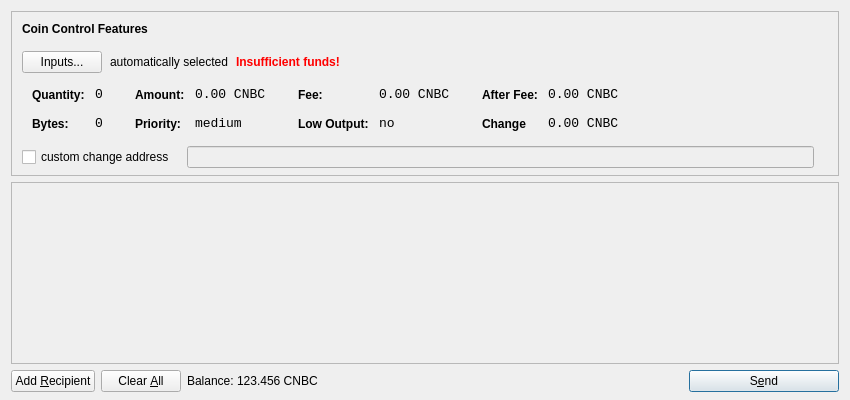
<?xml version="1.0" encoding="UTF-8"?>
<ui version="4.0">
 <class>SendCoinsDialog</class>
 <widget class="QDialog" name="SendCoinsDialog">
  <property name="geometry">
   <rect>
    <x>0</x>
    <y>0</y>
    <width>850</width>
    <height>400</height>
   </rect>
  </property>
  <property name="windowTitle">
   <string>Send Coins</string>
  </property>
  <layout class="QVBoxLayout" name="verticalLayout" stretch="0,1,0">
   <property name="bottomMargin">
    <number>8</number>
   </property>
   <item>
    <widget class="QFrame" name="frameCoinControl">
     <property name="sizePolicy">
      <sizepolicy hsizetype="Expanding" vsizetype="Expanding">
       <horstretch>0</horstretch>
       <verstretch>0</verstretch>
      </sizepolicy>
     </property>
     <property name="maximumSize">
      <size>
       <width>16777215</width>
       <height>16777215</height>
      </size>
     </property>
     <property name="frameShape">
      <enum>QFrame::StyledPanel</enum>
     </property>
     <property name="frameShadow">
      <enum>QFrame::Sunken</enum>
     </property>
     <layout class="QVBoxLayout" name="verticalLayoutCoinControl2">
      <property name="spacing">
       <number>-1</number>
      </property>
      <property name="leftMargin">
       <number>0</number>
      </property>
      <property name="topMargin">
       <number>0</number>
      </property>
      <property name="rightMargin">
       <number>0</number>
      </property>
      <property name="bottomMargin">
       <number>6</number>
      </property>
      <item>
       <layout class="QVBoxLayout" name="verticalLayoutCoinControl" stretch="0,0,0,0,1">
        <property name="spacing">
         <number>0</number>
        </property>
        <property name="leftMargin">
         <number>10</number>
        </property>
        <property name="topMargin">
         <number>10</number>
        </property>
        <item>
         <layout class="QHBoxLayout" name="horizontalLayoutCoinControl1">
          <property name="bottomMargin">
           <number>15</number>
          </property>
          <item>
           <widget class="QLabel" name="labelCoinControlFeatures">
            <property name="sizePolicy">
             <sizepolicy hsizetype="Preferred" vsizetype="Maximum">
              <horstretch>0</horstretch>
              <verstretch>0</verstretch>
             </sizepolicy>
            </property>
            <property name="font">
             <font>
              <weight>75</weight>
              <bold>true</bold>
             </font>
            </property>
            <property name="styleSheet">
             <string notr="true">font-weight:bold;</string>
            </property>
            <property name="text">
             <string>Coin Control Features</string>
            </property>
           </widget>
          </item>
         </layout>
        </item>
        <item>
         <layout class="QHBoxLayout" name="horizontalLayoutCoinControl2" stretch="0,0,0,0">
          <property name="spacing">
           <number>8</number>
          </property>
          <property name="bottomMargin">
           <number>10</number>
          </property>
          <item>
           <widget class="QPushButton" name="pushButtonCoinControl">
            <property name="styleSheet">
             <string notr="true"/>
            </property>
            <property name="text">
             <string>Inputs...</string>
            </property>
           </widget>
          </item>
          <item>
           <widget class="QLabel" name="labelCoinControlAutomaticallySelected">
            <property name="text">
             <string>automatically selected</string>
            </property>
            <property name="margin">
             <number>5</number>
            </property>
           </widget>
          </item>
          <item>
           <widget class="QLabel" name="labelCoinControlInsuffFunds">
            <property name="font">
             <font>
              <weight>75</weight>
              <bold>true</bold>
             </font>
            </property>
            <property name="styleSheet">
             <string notr="true">color:red;font-weight:bold;</string>
            </property>
            <property name="text">
             <string>Insufficient funds!</string>
            </property>
            <property name="margin">
             <number>5</number>
            </property>
           </widget>
          </item>
          <item>
           <spacer name="horizontalSpacerCoinControl">
            <property name="orientation">
             <enum>Qt::Horizontal</enum>
            </property>
            <property name="sizeHint" stdset="0">
             <size>
              <width>40</width>
              <height>1</height>
             </size>
            </property>
           </spacer>
          </item>
         </layout>
        </item>
        <item>
         <widget class="QWidget" name="widgetCoinControl" native="true">
          <property name="sizePolicy">
           <sizepolicy hsizetype="Preferred" vsizetype="Preferred">
            <horstretch>0</horstretch>
            <verstretch>0</verstretch>
           </sizepolicy>
          </property>
          <property name="minimumSize">
           <size>
            <width>0</width>
            <height>0</height>
           </size>
          </property>
          <property name="styleSheet">
           <string notr="true"/>
          </property>
          <layout class="QHBoxLayout" name="horizontalLayoutCoinControl5">
           <property name="margin">
            <number>0</number>
           </property>
           <item>
            <layout class="QHBoxLayout" name="horizontalLayoutCoinControl3" stretch="0,0,0,1">
             <property name="spacing">
              <number>20</number>
             </property>
             <property name="topMargin">
              <number>0</number>
             </property>
             <property name="bottomMargin">
              <number>10</number>
             </property>
             <item>
              <layout class="QFormLayout" name="formLayoutCoinControl1">
               <property name="horizontalSpacing">
                <number>10</number>
               </property>
               <property name="verticalSpacing">
                <number>14</number>
               </property>
               <property name="leftMargin">
                <number>10</number>
               </property>
               <property name="topMargin">
                <number>4</number>
               </property>
               <property name="rightMargin">
                <number>6</number>
               </property>
               <item row="0" column="0">
                <widget class="QLabel" name="labelCoinControlQuantityText">
                 <property name="styleSheet">
                  <string notr="true">font-weight:bold;</string>
                 </property>
                 <property name="text">
                  <string>Quantity:</string>
                 </property>
                 <property name="margin">
                  <number>0</number>
                 </property>
                </widget>
               </item>
               <item row="0" column="1">
                <widget class="QLabel" name="labelCoinControlQuantity">
                 <property name="font">
                  <font>
                   <family>Monospace</family>
                   <pointsize>10</pointsize>
                  </font>
                 </property>
                 <property name="cursor">
                  <cursorShape>IBeamCursor</cursorShape>
                 </property>
                 <property name="contextMenuPolicy">
                  <enum>Qt::ActionsContextMenu</enum>
                 </property>
                 <property name="text">
                  <string>0</string>
                 </property>
                 <property name="margin">
                  <number>0</number>
                 </property>
                 <property name="textInteractionFlags">
                  <set>Qt::LinksAccessibleByMouse|Qt::TextSelectableByKeyboard|Qt::TextSelectableByMouse</set>
                 </property>
                </widget>
               </item>
               <item row="1" column="0">
                <widget class="QLabel" name="labelCoinControlBytesText">
                 <property name="styleSheet">
                  <string notr="true">font-weight:bold;</string>
                 </property>
                 <property name="text">
                  <string>Bytes:</string>
                 </property>
                </widget>
               </item>
               <item row="1" column="1">
                <widget class="QLabel" name="labelCoinControlBytes">
                 <property name="font">
                  <font>
                   <family>Monospace</family>
                   <pointsize>10</pointsize>
                  </font>
                 </property>
                 <property name="cursor">
                  <cursorShape>IBeamCursor</cursorShape>
                 </property>
                 <property name="contextMenuPolicy">
                  <enum>Qt::ActionsContextMenu</enum>
                 </property>
                 <property name="text">
                  <string>0</string>
                 </property>
                 <property name="textInteractionFlags">
                  <set>Qt::LinksAccessibleByMouse|Qt::TextSelectableByKeyboard|Qt::TextSelectableByMouse</set>
                 </property>
                </widget>
               </item>
              </layout>
             </item>
             <item>
              <layout class="QFormLayout" name="formLayoutCoinControl2">
               <property name="horizontalSpacing">
                <number>10</number>
               </property>
               <property name="verticalSpacing">
                <number>14</number>
               </property>
               <property name="leftMargin">
                <number>6</number>
               </property>
               <property name="topMargin">
                <number>4</number>
               </property>
               <property name="rightMargin">
                <number>6</number>
               </property>
               <item row="0" column="0">
                <widget class="QLabel" name="labelCoinControlAmountText">
                 <property name="styleSheet">
                  <string notr="true">font-weight:bold;</string>
                 </property>
                 <property name="text">
                  <string>Amount:</string>
                 </property>
                 <property name="margin">
                  <number>0</number>
                 </property>
                </widget>
               </item>
               <item row="0" column="1">
                <widget class="QLabel" name="labelCoinControlAmount">
                 <property name="font">
                  <font>
                   <family>Monospace</family>
                   <pointsize>10</pointsize>
                  </font>
                 </property>
                 <property name="cursor">
                  <cursorShape>IBeamCursor</cursorShape>
                 </property>
                 <property name="contextMenuPolicy">
                  <enum>Qt::ActionsContextMenu</enum>
                 </property>
                 <property name="text">
                  <string>0.00 CNBC</string>
                 </property>
                 <property name="textInteractionFlags">
                  <set>Qt::LinksAccessibleByMouse|Qt::TextSelectableByKeyboard|Qt::TextSelectableByMouse</set>
                 </property>
                </widget>
               </item>
               <item row="1" column="0">
                <widget class="QLabel" name="labelCoinControlPriorityText">
                 <property name="styleSheet">
                  <string notr="true">font-weight:bold;</string>
                 </property>
                 <property name="text">
                  <string>Priority:</string>
                 </property>
                </widget>
               </item>
               <item row="1" column="1">
                <widget class="QLabel" name="labelCoinControlPriority">
                 <property name="font">
                  <font>
                   <family>Monospace</family>
                   <pointsize>10</pointsize>
                  </font>
                 </property>
                 <property name="cursor">
                  <cursorShape>IBeamCursor</cursorShape>
                 </property>
                 <property name="contextMenuPolicy">
                  <enum>Qt::ActionsContextMenu</enum>
                 </property>
                 <property name="text">
                  <string>medium</string>
                 </property>
                 <property name="textInteractionFlags">
                  <set>Qt::LinksAccessibleByMouse|Qt::TextSelectableByKeyboard|Qt::TextSelectableByMouse</set>
                 </property>
                </widget>
               </item>
              </layout>
             </item>
             <item>
              <layout class="QFormLayout" name="formLayoutCoinControl3">
               <property name="horizontalSpacing">
                <number>10</number>
               </property>
               <property name="verticalSpacing">
                <number>14</number>
               </property>
               <property name="leftMargin">
                <number>6</number>
               </property>
               <property name="topMargin">
                <number>4</number>
               </property>
               <property name="rightMargin">
                <number>6</number>
               </property>
               <item row="0" column="0">
                <widget class="QLabel" name="labelCoinControlFeeText">
                 <property name="styleSheet">
                  <string notr="true">font-weight:bold;</string>
                 </property>
                 <property name="text">
                  <string>Fee:</string>
                 </property>
                 <property name="margin">
                  <number>0</number>
                 </property>
                </widget>
               </item>
               <item row="0" column="1">
                <widget class="QLabel" name="labelCoinControlFee">
                 <property name="font">
                  <font>
                   <family>Monospace</family>
                   <pointsize>10</pointsize>
                  </font>
                 </property>
                 <property name="cursor">
                  <cursorShape>IBeamCursor</cursorShape>
                 </property>
                 <property name="contextMenuPolicy">
                  <enum>Qt::ActionsContextMenu</enum>
                 </property>
                 <property name="text">
                  <string>0.00 CNBC</string>
                 </property>
                 <property name="textInteractionFlags">
                  <set>Qt::LinksAccessibleByMouse|Qt::TextSelectableByKeyboard|Qt::TextSelectableByMouse</set>
                 </property>
                </widget>
               </item>
               <item row="1" column="0">
                <widget class="QLabel" name="labelCoinControlLowOutputText">
                 <property name="styleSheet">
                  <string notr="true">font-weight:bold;</string>
                 </property>
                 <property name="text">
                  <string>Low Output:</string>
                 </property>
                </widget>
               </item>
               <item row="1" column="1">
                <widget class="QLabel" name="labelCoinControlLowOutput">
                 <property name="font">
                  <font>
                   <family>Monospace</family>
                   <pointsize>10</pointsize>
                  </font>
                 </property>
                 <property name="cursor">
                  <cursorShape>IBeamCursor</cursorShape>
                 </property>
                 <property name="contextMenuPolicy">
                  <enum>Qt::ActionsContextMenu</enum>
                 </property>
                 <property name="text">
                  <string>no</string>
                 </property>
                 <property name="textInteractionFlags">
                  <set>Qt::LinksAccessibleByMouse|Qt::TextSelectableByKeyboard|Qt::TextSelectableByMouse</set>
                 </property>
                </widget>
               </item>
              </layout>
             </item>
             <item>
              <layout class="QFormLayout" name="formLayoutCoinControl4">
               <property name="horizontalSpacing">
                <number>10</number>
               </property>
               <property name="verticalSpacing">
                <number>14</number>
               </property>
               <property name="leftMargin">
                <number>6</number>
               </property>
               <property name="topMargin">
                <number>4</number>
               </property>
               <property name="rightMargin">
                <number>6</number>
               </property>
               <item row="0" column="0">
                <widget class="QLabel" name="labelCoinControlAfterFeeText">
                 <property name="styleSheet">
                  <string notr="true">font-weight:bold;</string>
                 </property>
                 <property name="text">
                  <string>After Fee:</string>
                 </property>
                 <property name="margin">
                  <number>0</number>
                 </property>
                </widget>
               </item>
               <item row="0" column="1">
                <widget class="QLabel" name="labelCoinControlAfterFee">
                 <property name="font">
                  <font>
                   <family>Monospace</family>
                   <pointsize>10</pointsize>
                  </font>
                 </property>
                 <property name="cursor">
                  <cursorShape>IBeamCursor</cursorShape>
                 </property>
                 <property name="contextMenuPolicy">
                  <enum>Qt::ActionsContextMenu</enum>
                 </property>
                 <property name="text">
                  <string>0.00 CNBC</string>
                 </property>
                 <property name="textInteractionFlags">
                  <set>Qt::LinksAccessibleByMouse|Qt::TextSelectableByKeyboard|Qt::TextSelectableByMouse</set>
                 </property>
                </widget>
               </item>
               <item row="1" column="0">
                <widget class="QLabel" name="labelCoinControlChangeText">
                 <property name="styleSheet">
                  <string notr="true">font-weight:bold;</string>
                 </property>
                 <property name="text">
                  <string>Change</string>
                 </property>
                </widget>
               </item>
               <item row="1" column="1">
                <widget class="QLabel" name="labelCoinControlChange">
                 <property name="font">
                  <font>
                   <family>Monospace</family>
                   <pointsize>10</pointsize>
                  </font>
                 </property>
                 <property name="cursor">
                  <cursorShape>IBeamCursor</cursorShape>
                 </property>
                 <property name="contextMenuPolicy">
                  <enum>Qt::ActionsContextMenu</enum>
                 </property>
                 <property name="text">
                  <string>0.00 CNBC</string>
                 </property>
                 <property name="textInteractionFlags">
                  <set>Qt::LinksAccessibleByMouse|Qt::TextSelectableByKeyboard|Qt::TextSelectableByMouse</set>
                 </property>
                </widget>
               </item>
              </layout>
             </item>
            </layout>
           </item>
          </layout>
         </widget>
        </item>
        <item>
         <layout class="QHBoxLayout" name="horizontalLayoutCoinControl4" stretch="0,0,0">
          <property name="spacing">
           <number>12</number>
          </property>
          <property name="sizeConstraint">
           <enum>QLayout::SetDefaultConstraint</enum>
          </property>
          <property name="topMargin">
           <number>5</number>
          </property>
          <property name="rightMargin">
           <number>5</number>
          </property>
          <item>
           <widget class="QCheckBox" name="checkBoxCoinControlChange">
            <property name="text">
             <string>custom change address</string>
            </property>
           </widget>
          </item>
          <item>
           <widget class="QLineEdit" name="lineEditCoinControlChange">
            <property name="enabled">
             <bool>false</bool>
            </property>
            <property name="sizePolicy">
             <sizepolicy hsizetype="Expanding" vsizetype="Fixed">
              <horstretch>0</horstretch>
              <verstretch>0</verstretch>
             </sizepolicy>
            </property>
           </widget>
          </item>
          <item>
           <widget class="QLabel" name="labelCoinControlChangeLabel">
            <property name="sizePolicy">
             <sizepolicy hsizetype="Preferred" vsizetype="Expanding">
              <horstretch>0</horstretch>
              <verstretch>0</verstretch>
             </sizepolicy>
            </property>
            <property name="minimumSize">
             <size>
              <width>0</width>
              <height>0</height>
             </size>
            </property>
            <property name="text">
             <string/>
            </property>
            <property name="margin">
             <number>3</number>
            </property>
           </widget>
          </item>
         </layout>
        </item>
        <item>
         <spacer name="verticalSpacerCoinControl">
          <property name="orientation">
           <enum>Qt::Vertical</enum>
          </property>
          <property name="sizeHint" stdset="0">
           <size>
            <width>800</width>
            <height>1</height>
           </size>
          </property>
         </spacer>
        </item>
       </layout>
      </item>
     </layout>
    </widget>
   </item>
   <item>
    <widget class="QScrollArea" name="scrollArea">
     <property name="widgetResizable">
      <bool>true</bool>
     </property>
     <widget class="QWidget" name="scrollAreaWidgetContents">
      <property name="geometry">
       <rect>
        <x>0</x>
        <y>0</y>
        <width>830</width>
        <height>165</height>
       </rect>
      </property>
      <layout class="QVBoxLayout" name="verticalLayout_2">
       <property name="margin">
        <number>0</number>
       </property>
       <item>
        <layout class="QVBoxLayout" name="entries">
         <property name="spacing">
          <number>6</number>
         </property>
        </layout>
       </item>
       <item>
        <spacer name="verticalSpacer">
         <property name="orientation">
          <enum>Qt::Vertical</enum>
         </property>
         <property name="sizeHint" stdset="0">
          <size>
           <width>20</width>
           <height>40</height>
          </size>
         </property>
        </spacer>
       </item>
      </layout>
     </widget>
    </widget>
   </item>
   <item>
    <layout class="QHBoxLayout" name="horizontalLayout">
     <item>
      <widget class="QPushButton" name="addButton">
       <property name="toolTip">
        <string>Send to multiple recipients at once</string>
       </property>
       <property name="text">
        <string>Add &amp;Recipient</string>
       </property>
       <property name="icon">
        <iconset resource="../bitcoin.qrc">
         <normaloff>:/icons/add</normaloff>:/icons/add</iconset>
       </property>
       <property name="autoDefault">
        <bool>false</bool>
       </property>
      </widget>
     </item>
     <item>
      <widget class="QPushButton" name="clearButton">
       <property name="sizePolicy">
        <sizepolicy hsizetype="Minimum" vsizetype="Fixed">
         <horstretch>0</horstretch>
         <verstretch>0</verstretch>
        </sizepolicy>
       </property>
       <property name="toolTip">
        <string>Remove all transaction fields</string>
       </property>
       <property name="text">
        <string>Clear &amp;All</string>
       </property>
       <property name="icon">
        <iconset resource="../bitcoin.qrc">
         <normaloff>:/icons/remove</normaloff>:/icons/remove</iconset>
       </property>
       <property name="autoRepeatDelay">
        <number>300</number>
       </property>
       <property name="autoDefault">
        <bool>false</bool>
       </property>
      </widget>
     </item>
     <item>
      <layout class="QHBoxLayout" name="horizontalLayout_2">
       <property name="spacing">
        <number>3</number>
       </property>
       <item>
        <widget class="QLabel" name="label">
         <property name="sizePolicy">
          <sizepolicy hsizetype="Preferred" vsizetype="Fixed">
           <horstretch>0</horstretch>
           <verstretch>0</verstretch>
          </sizepolicy>
         </property>
         <property name="text">
          <string>Balance:</string>
         </property>
        </widget>
       </item>
       <item>
        <widget class="QLabel" name="labelBalance">
         <property name="sizePolicy">
          <sizepolicy hsizetype="Preferred" vsizetype="Fixed">
           <horstretch>0</horstretch>
           <verstretch>0</verstretch>
          </sizepolicy>
         </property>
         <property name="cursor">
          <cursorShape>IBeamCursor</cursorShape>
         </property>
         <property name="text">
          <string>123.456 CNBC</string>
         </property>
         <property name="textInteractionFlags">
          <set>Qt::LinksAccessibleByMouse|Qt::TextSelectableByKeyboard|Qt::TextSelectableByMouse</set>
         </property>
        </widget>
       </item>
      </layout>
     </item>
     <item>
      <spacer name="horizontalSpacer">
       <property name="orientation">
        <enum>Qt::Horizontal</enum>
       </property>
       <property name="sizeHint" stdset="0">
        <size>
         <width>40</width>
         <height>20</height>
        </size>
       </property>
      </spacer>
     </item>
     <item>
      <widget class="QPushButton" name="sendButton">
       <property name="minimumSize">
        <size>
         <width>150</width>
         <height>0</height>
        </size>
       </property>
       <property name="toolTip">
        <string>Confirm the send action</string>
       </property>
       <property name="text">
        <string>S&amp;end</string>
       </property>
       <property name="icon">
        <iconset resource="../bitcoin.qrc">
         <normaloff>:/icons/send</normaloff>:/icons/send</iconset>
       </property>
       <property name="default">
        <bool>true</bool>
       </property>
      </widget>
     </item>
    </layout>
   </item>
  </layout>
 </widget>
 <resources>
  <include location="../bitcoin.qrc"/>
 </resources>
 <connections/>
</ui>
